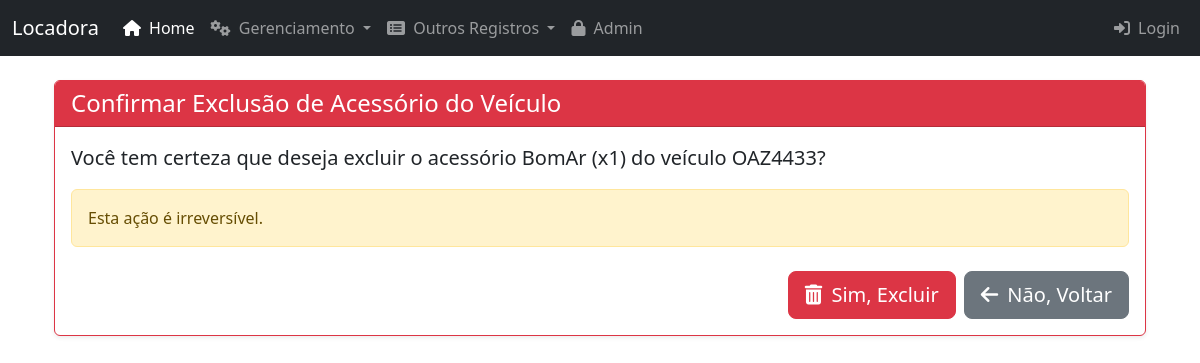
/veiculo_acessorios/1/excluir/, run on the app's committed database.
### core/models.py (models this page shows, shortened)
class VeiculoAcessorio(models.Model):
    id_veiculo_acessorio = models.AutoField(primary_key=True)
    veiculo = models.ForeignKey(Veiculo, on_delete=models.CASCADE)
    acessorio = models.ForeignKey(Acessorio, on_delete=models.CASCADE)
    quantidade = models.IntegerField(default=1) # Quantidade daquele acessorio para aquele veiculo
    class Meta:
        verbose_name = "Acessório do Veículo"
        verbose_name_plural = "Acessórios dos Veículos"
        unique_together = ('veiculo', 'acessorio') # Garante que um par veiculo-acessorio é único

class Acessorio(models.Model):
    id_acessorio = models.AutoField(primary_key=True)
    nome_acessorio = models.CharField(max_length=100)
    valor_diario = models.DecimalField(max_digits=10, decimal_places=2)
    class Meta:
        verbose_name = "Acessório"
        verbose_name_plural = "Acessórios"

class Veiculo(models.Model):
    id_veiculo = models.AutoField(primary_key=True)
    placa = models.CharField(max_length=8, unique=True)
    marca = models.CharField(max_length=45)
    modelo = models.CharField(max_length=45)
    ano = models.IntegerField()
    cor = models.CharField(max_length=30)
    quilometragem = models.DecimalField(max_digits=10, decimal_places=2) # Pode ser IntegerField se for sempre km inteiros
    status_disponibilidade = models.CharField(max_length=20, default='Disponível')
    valor_diario = models.DecimalField(max_digits=10, decimal_places=2)
    tipo_veiculo = models.ForeignKey(TipoVeiculo, on_delete=models.SET_NULL, null=True, related_name='veiculos')
    class Meta:
        verbose_name = "Veículo"
        verbose_name_plural = "Veículos"

### core/views.py (the view, shortened to what this page needs)
# urls.py: path('veiculo_acessorios/<int:pk>/excluir/', views.excluir_veiculo_acessorio, name='excluir_veiculo_acessorio'),
def excluir_veiculo_acessorio(request, pk):
    veiculo_acessorio = get_object_or_404(VeiculoAcessorio, pk=pk)
    return render(request, 'core/excluir_veiculo_acessorio.html', {'veiculo_acessorio': veiculo_acessorio})

### core/templates/core/excluir_veiculo_acessorio.html (shortened to what this page needs)
{% extends 'base.html' %}
{% block content %}
    <div class="card shadow-sm border-danger">
        <div class="card-header bg-danger text-white">
            <h1 class="h4 mb-0">Confirmar Exclusão de Acessório do Veículo</h1>
        </div>
        <div class="card-body">
            <p class="lead">Você tem certeza que deseja excluir o acessório <strong>{{ veiculo_acessorio.acessorio.nome_acessorio }} (x{{ veiculo_acessorio.quantidade }})</strong> do veículo <strong>{{ veiculo_acessorio.veiculo.placa }}</strong>?</p>
            <div class="alert alert-warning" role="alert">
                Esta ação é irreversível.
            </div>
            <form method="post">
                <div class="d-grid gap-2 d-md-flex justify-content-md-end mt-4">
                    <button type="submit" class="btn btn-danger btn-lg">
                        <i class="fas fa-trash-alt me-1"></i> Sim, Excluir
                    </button>
                    <a href="{% url 'detalhes_veiculo_acessorio' pk=veiculo_acessorio.pk %}" class="btn btn-secondary btn-lg">
                        <i class="fas fa-arrow-left me-1"></i> Não, Voltar
                    </a>
                </div>
            </form>
        </div>
    </div>
{% endblock %}

### data on the page
VeiculoAcessorio: acessorio.nome_acessorio "BomAr", quantidade "1", veiculo.placa "OAZ4433"
